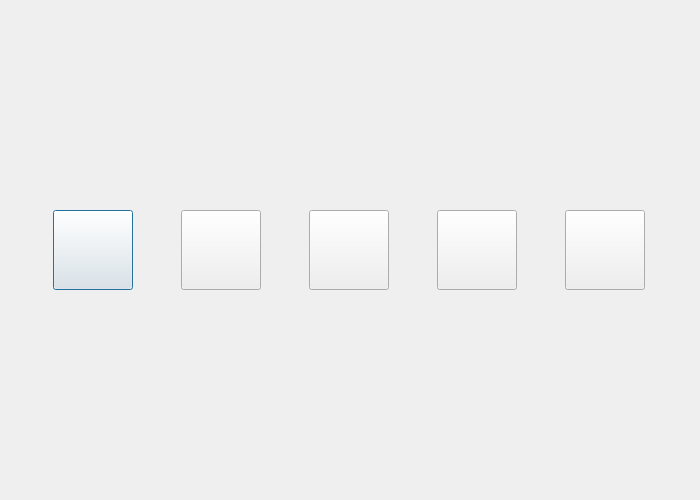
<?xml version="1.0" encoding="UTF-8"?>
<ui version="4.0">
 <class>CArreraApplicationDrawer</class>
 <widget class="QDialog" name="CArreraApplicationDrawer">
  <property name="geometry">
   <rect>
    <x>0</x>
    <y>0</y>
    <width>700</width>
    <height>500</height>
   </rect>
  </property>
  <property name="minimumSize">
   <size>
    <width>700</width>
    <height>500</height>
   </size>
  </property>
  <property name="windowTitle">
   <string>Dialog</string>
  </property>
  <layout class="QGridLayout" name="gridLayout">
   <item row="0" column="0">
    <widget class="QPushButton" name="IDC_SOFTPRESENTATION">
     <property name="minimumSize">
      <size>
       <width>80</width>
       <height>80</height>
      </size>
     </property>
     <property name="maximumSize">
      <size>
       <width>80</width>
       <height>80</height>
      </size>
     </property>
     <property name="text">
      <string/>
     </property>
     <property name="icon">
      <iconset resource="ArreraTheme.qrc">
       <normaloff>:/iconBTN/iconPresentation.png</normaloff>:/iconBTN/iconPresentation.png</iconset>
     </property>
     <property name="iconSize">
      <size>
       <width>80</width>
       <height>80</height>
      </size>
     </property>
    </widget>
   </item>
   <item row="0" column="1">
    <widget class="QPushButton" name="IDC_SOFTTABLEUR">
     <property name="minimumSize">
      <size>
       <width>80</width>
       <height>80</height>
      </size>
     </property>
     <property name="maximumSize">
      <size>
       <width>80</width>
       <height>80</height>
      </size>
     </property>
     <property name="text">
      <string/>
     </property>
     <property name="icon">
      <iconset resource="ArreraTheme.qrc">
       <normaloff>:/iconBTN/iconTableur.png</normaloff>:/iconBTN/iconTableur.png</iconset>
     </property>
     <property name="iconSize">
      <size>
       <width>80</width>
       <height>80</height>
      </size>
     </property>
    </widget>
   </item>
   <item row="0" column="2">
    <widget class="QPushButton" name="IDC_SOFTPENSEBETE">
     <property name="minimumSize">
      <size>
       <width>80</width>
       <height>80</height>
      </size>
     </property>
     <property name="maximumSize">
      <size>
       <width>80</width>
       <height>80</height>
      </size>
     </property>
     <property name="text">
      <string/>
     </property>
     <property name="iconSize">
      <size>
       <width>80</width>
       <height>80</height>
      </size>
     </property>
    </widget>
   </item>
   <item row="0" column="3">
    <widget class="QPushButton" name="IDC_SOFTTEXTE">
     <property name="minimumSize">
      <size>
       <width>80</width>
       <height>80</height>
      </size>
     </property>
     <property name="maximumSize">
      <size>
       <width>80</width>
       <height>80</height>
      </size>
     </property>
     <property name="text">
      <string/>
     </property>
     <property name="icon">
      <iconset resource="ArreraTheme.qrc">
       <normaloff>:/iconBTN/iconTraitementTexte.png</normaloff>:/iconBTN/iconTraitementTexte.png</iconset>
     </property>
     <property name="iconSize">
      <size>
       <width>80</width>
       <height>80</height>
      </size>
     </property>
    </widget>
   </item>
   <item row="0" column="4">
    <widget class="QPushButton" name="IDC_SOFTNAVIGATEUR">
     <property name="minimumSize">
      <size>
       <width>80</width>
       <height>80</height>
      </size>
     </property>
     <property name="maximumSize">
      <size>
       <width>80</width>
       <height>80</height>
      </size>
     </property>
     <property name="text">
      <string/>
     </property>
     <property name="icon">
      <iconset resource="ArreraTheme.qrc">
       <normaloff>:/iconBTN/iconNavigateur.png</normaloff>:/iconBTN/iconNavigateur.png</iconset>
     </property>
     <property name="iconSize">
      <size>
       <width>80</width>
       <height>80</height>
      </size>
     </property>
    </widget>
   </item>
  </layout>
 </widget>
 <resources>
  <include location="ArreraTheme.qrc"/>
 </resources>
 <connections/>
</ui>
